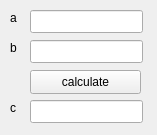
<?xml version="1.0" encoding="UTF-8"?>
<ui version="4.0">
 <class>hesap</class>
 <widget class="QWidget" name="hesap">
  <property name="geometry">
   <rect>
    <x>0</x>
    <y>0</y>
    <width>157</width>
    <height>135</height>
   </rect>
  </property>
  <property name="windowTitle">
   <string>addition</string>
  </property>
  <widget class="QLabel" name="label">
   <property name="geometry">
    <rect>
     <x>10</x>
     <y>10</y>
     <width>21</width>
     <height>16</height>
    </rect>
   </property>
   <property name="text">
    <string>a</string>
   </property>
  </widget>
  <widget class="QLabel" name="label_2">
   <property name="geometry">
    <rect>
     <x>10</x>
     <y>40</y>
     <width>21</width>
     <height>16</height>
    </rect>
   </property>
   <property name="text">
    <string>b</string>
   </property>
  </widget>
  <widget class="QLabel" name="label_3">
   <property name="geometry">
    <rect>
     <x>10</x>
     <y>100</y>
     <width>21</width>
     <height>16</height>
    </rect>
   </property>
   <property name="text">
    <string>c</string>
   </property>
  </widget>
  <widget class="QPushButton" name="sum">
   <property name="geometry">
    <rect>
     <x>30</x>
     <y>70</y>
     <width>111</width>
     <height>24</height>
    </rect>
   </property>
   <property name="text">
    <string>calculate</string>
   </property>
  </widget>
  <widget class="QLineEdit" name="a">
   <property name="geometry">
    <rect>
     <x>30</x>
     <y>10</y>
     <width>113</width>
     <height>23</height>
    </rect>
   </property>
  </widget>
  <widget class="QLineEdit" name="b">
   <property name="geometry">
    <rect>
     <x>30</x>
     <y>40</y>
     <width>113</width>
     <height>23</height>
    </rect>
   </property>
  </widget>
  <widget class="QLineEdit" name="c">
   <property name="geometry">
    <rect>
     <x>30</x>
     <y>100</y>
     <width>113</width>
     <height>23</height>
    </rect>
   </property>
  </widget>
 </widget>
 <resources/>
 <connections/>
</ui>
